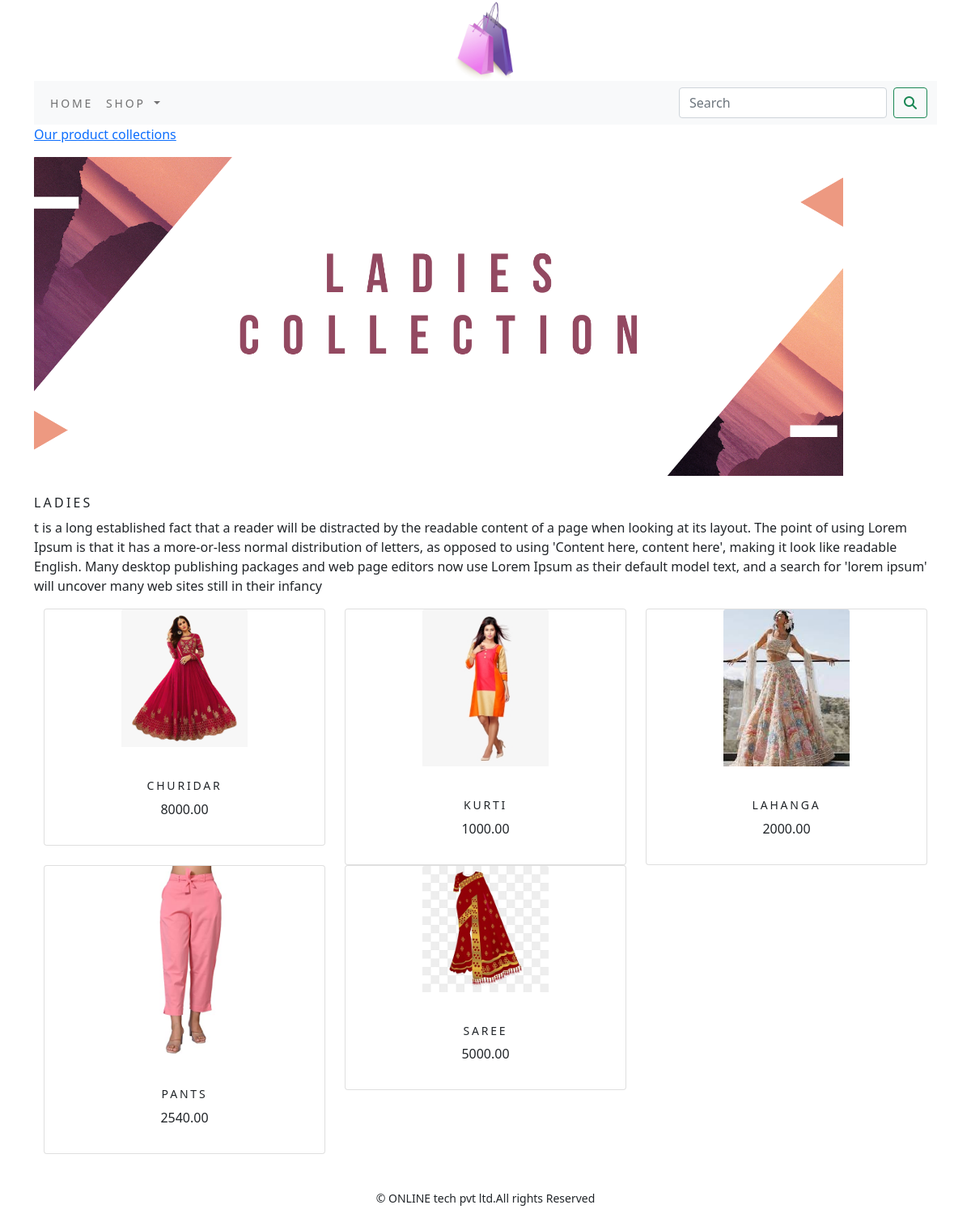
/shopapp/ladies/, run on the app's committed database.
### shopapp/models.py (models this page shows, shortened)
class Category(models.Model):
    name=models.CharField(max_length=250,unique=True)
    slug=models.SlugField(max_length=250,unique=True)
    description=models.TextField(blank=True)
    image=models.ImageField(upload_to='category',blank=True)
    class Meta:
        ordering=('name',)
        verbose_name='category'
        verbose_name_plural='categories'
    def get_url(self):
        return reverse('shopapp:products_by_category',args=[self.slug])

class Product(models.Model):
    name=models.CharField(max_length=250,unique=True)
    slug=models.SlugField(max_length=250,unique=True)
    description=models.TextField(blank=True)
    price=models.DecimalField(max_digits=10,decimal_places=2)
    category=models.ForeignKey(Category,on_delete=models.CASCADE)
    image=models.ImageField(upload_to='product',blank=True)
    stock=models.IntegerField()
    available=models.BooleanField(default=True)
    created=models.DateTimeField(auto_now_add=True)
    updated=models.DateTimeField(auto_now=True)
    def get_url(self):
        return reverse('shopapp:prodCatdetail',args=[self.category.slug,self.slug])
    class Meta:
        ordering = ('name',)
        verbose_name = 'product'
        verbose_name_plural = 'products'

### shopapp/views.py (the view)
# urls.py: path('', views.allProdCat, name='allProdCat'),
def allProdCat(request,c_slug=None):
    c_page=None
    products_list=None
    if c_slug!=None:
        c_page=get_object_or_404(Category,slug=c_slug)
        products_list =Product.objects.all().filter(category=c_page,available=True)
    else:
        products_list=Product.objects.all().filter(available=True)
    paginator=Paginator(products_list,6)
    try:
        page=int(request.GET.get('page','1'))
    except:
        page=1
    try:
        products=paginator.page(page)
    except (EmptyPage,InvalidPage):
        products=paginator.page(paginator.num_pages)
    return render(request,"category.html",{'category':c_page,'products':products})

### cart/context_processors.py (called while the page is built)
def counter(request):
    item_count=0
    if 'admin' in request.path:
        return {}
    else:
        try:
            cart=Cart.objects.filter(cart_id=_cart_id(request))
            cart_items=CartItem.objects.all().filter(cart=cart[:1])
            for cart_item in cart_items:
                item_count +=cart_item.quantity
        except Cart.DoesNotExist:
            item_count=0
    return dict(item_count=item_count)

### cart/views.py (called while the page is built)
def _cart_id(request):
    cart=request.session.session_key
    if not cart:
        cart=request.session.create()
    return cart

### shopapp/context_processors.py (called while the page is built)
def menu_links(request):
    links=Category.objects.all()
    return dict(links=links)

### templates/category.html (shortened to what this page needs)
{% extends 'base.html' %}
{% load static %}
{% block content %}
{% if category %}
    <div>
        <div class="row my_row_class">
            <div class="mx-auto">
                <p><a href="{% url 'shopapp:allProdCat' %}">Our product collections</a></p>
        </div>
            </div>
    </div>
    {% endif %}
<div class="mx_auto">
    {% if category %}
    <img class="my_image" src="{{category.image.url}}" alt="{{category.name}}" width="1000;" height="700;">
</div>
    <br>
<div>
    <h1 class="text_center my_title">{{category.name}}</h1>
    <p class="text-justify">{{category.description}}</p>
</div>
    {% endif %}
<div class="container">
    <div class="row mx_auto">
        {% for product in products.object_list %}
        <div class="my_bottom_margin col-9 col-sm-12 col-md-4 col-lg-4">
            <div class="card text-center" style="min-width:18rem;">
                    <a href="{{product.get_url}}"><img class="card-img-top my_image"  src="{{product.image.url}}" alt="productname" style="width:45%" ></a>
                <br>
            <div class="card-body">
                <h4>{{product.name}}</h4>
                <p>{{product.price}}</p>
            </div>
            </div>
        </div>
        {% endfor %}
    </div>
    <br>
</div>
{% endblock %}

### static/css/custom.css (style rules this page uses)
body { font-family: 'Roboto', sans-serif; }
.my_row_class { padding_top : 15px; }
.my_image { width=100%; height:auto; }
.my_title { font-size:16px; text_transform:uppercase; letter-spacing:.2em; }
.my_bottom_margin { margin_bottom:10px; }
.card-body h4 { font-size:14px; text_transform=uppercase; letter-spacing:.2em; }

### data on the page
Category: image (picture), name "LADIES", description "t is a long established fact that a reader will be distracted by the readable content of a page when looking at its layout. The point of using Lorem Ipsum is that it has a more-or-less normal distribution of letters, as opposed to using 'Content here, content here', making it look like readable English. Many desktop publishing packages and web page editors now use Lorem Ipsum as their default model text, and a search for 'lorem ipsum' will uncover many web sites still in their infancy"
Product: image (picture), name "CHURIDAR", price "8000.00"
Product: image (picture), name "KURTI", price "1000.00"
Product: image (picture), name "LAHANGA", price "2000.00"
Product: image (picture), name "PANTS", price "2540.00"
Product: image (picture), name "SAREE", price "5000.00"
